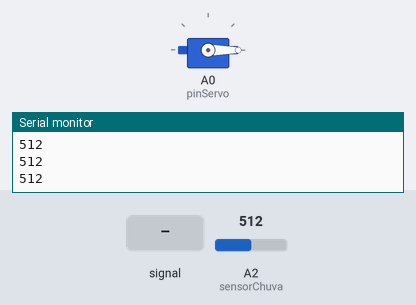
A sketch run on a simulated Arduino Uno, built with avr-gcc and run on an emulated ATmega328P. Shown: servo, the last lines printed to the serial monitor. The inputs (shaded band) are chosen by the test bench; at power-on: A2 (sensorChuva) = 512.

Above: at 1.2 s.
1.3 s: A2 (sensorChuva) fed a 2 Hz sine of ±306 counts around its level
At 1.9 s:
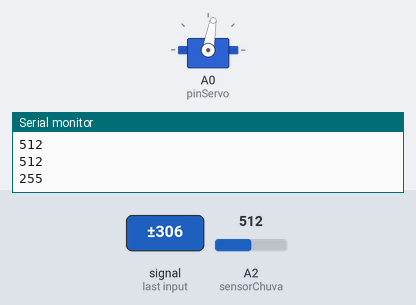
4.3 s: A2 (sensorChuva) set to 490
At 4.8 s:
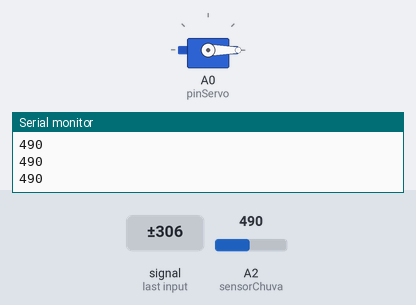
5.8 s: A2 (sensorChuva) set to 362
7.3 s: A2 (sensorChuva) set to 339
At 7.9 s:
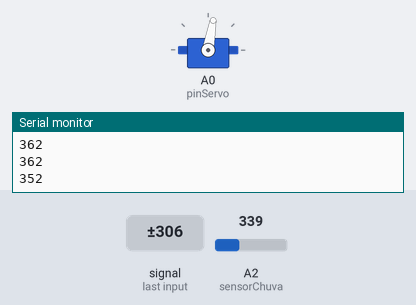
Timing chart, 0 to 9.8 s (numbered marks = the images above; inputs shaded):
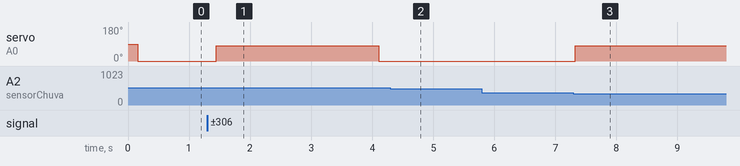

The sketch:

SENSOR_CHUVA.ino
```cpp
#include <Servo.h> // inclui a biblioteca servo.h
#define pinServo A0
#define sensorChuva A2
#define fakeGnd A4
#define fakeVcc A5
Servo servo;
int i=0;
int realchuva;
float media;
float mediaM[500];

void setup() {

 Serial.begin(9600);
 pinMode(pinServo,OUTPUT);
 pinMode(sensorChuva, INPUT);
 pinMode(fakeGnd, OUTPUT);
 pinMode(fakeVcc, OUTPUT);
 digitalWrite(fakeGnd,LOW);
 digitalWrite(fakeVcc,HIGH);
 servo.attach(pinServo);

}

void loop() {
delay(100);
for(i=0;i<500;i++)
{
  realchuva = analogRead(sensorChuva);
  mediaM[i] = realchuva;
  media=media+mediaM[i];
}

int media_result = media / 500;

Serial.println(media_result);
if(media_result<355){
servo.write(80);
delay(2500);
}
else{
 servo.write(0);}

 media=0;
}
```

Measured:
- the behaviour switches between 355 and 354 on A2 (sensorChuva) (found by bisection; images 2 and 3)
- after the input at 1.3 s, servo on A0 (pinServo): 0° → 80° after 0.15 s, → 0° 2.7 s later
- after the input at 4.3 s, servo on A0 (pinServo): stays 0° (without the input it goes to 80° after 0.13 s)
- after the input at 7.3 s, servo on A0 (pinServo): 0° → 80° at once
